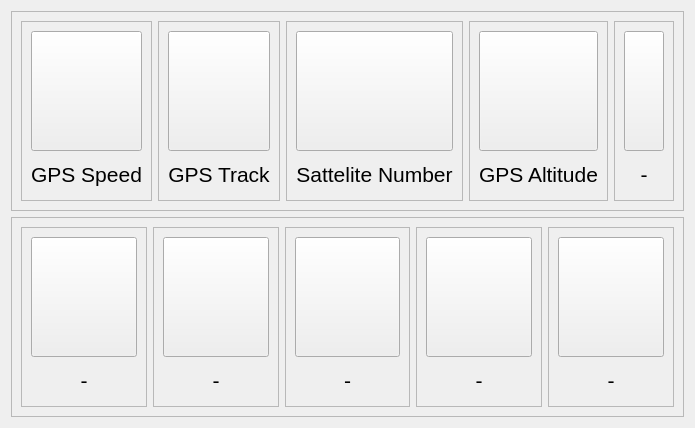
         <widget class="QWidget" name="mainChartsContainer_3" native="true">
          <property name="sizePolicy">
           <sizepolicy hsizetype="Preferred" vsizetype="Preferred">
            <horstretch>0</horstretch>
            <verstretch>0</verstretch>
           </sizepolicy>
          </property>
          <property name="font">
           <font>
            <pointsize>9</pointsize>
           </font>
          </property>
          <property name="layoutDirection">
           <enum>Qt::LeftToRight</enum>
          </property>
          <layout class="QVBoxLayout" name="verticalLayout_87">
           <item>
            <widget class="QFrame" name="frame_25">
             <property name="sizePolicy">
              <sizepolicy hsizetype="Preferred" vsizetype="Expanding">
               <horstretch>0</horstretch>
               <verstretch>0</verstretch>
              </sizepolicy>
             </property>
             <property name="frameShape">
              <enum>QFrame::StyledPanel</enum>
             </property>
             <property name="frameShadow">
              <enum>QFrame::Raised</enum>
             </property>
             <layout class="QHBoxLayout" name="horizontalLayout_52">
              <item>
               <widget class="QFrame" name="frame_26">
                <property name="sizePolicy">
                 <sizepolicy hsizetype="Preferred" vsizetype="Expanding">
                  <horstretch>0</horstretch>
                  <verstretch>0</verstretch>
                 </sizepolicy>
                </property>
                <property name="minimumSize">
                 <size>
                  <width>50</width>
                  <height>180</height>
                 </size>
                </property>
                <property name="frameShape">
                 <enum>QFrame::StyledPanel</enum>
                </property>
                <property name="frameShadow">
                 <enum>QFrame::Raised</enum>
                </property>
                <layout class="QVBoxLayout" name="verticalLayout_88">
                 <item>
                  <widget class="QPushButton" name="gpsSpeedBtn">
                   <property name="minimumSize">
                    <size>
                     <width>0</width>
                     <height>120</height>
                    </size>
                   </property>
                   <property name="text">
                    <string/>
                   </property>
                   <property name="icon">
                    <iconset resource="assets/resources.qrc">
                     <normaloff>:/icons/icons/yellow_pack/bar-chart-2.svg</normaloff>:/icons/icons/yellow_pack/bar-chart-2.svg</iconset>
                   </property>
                   <property name="iconSize">
                    <size>
                     <width>100</width>
                     <height>100</height>
                    </size>
                   </property>
                  </widget>
                 </item>
                 <item>
                  <widget class="QLabel" name="label_41">
                   <property name="font">
                    <font>
                     <pointsize>16</pointsize>
                    </font>
                   </property>
                   <property name="text">
                    <string>GPS Speed</string>
                   </property>
                   <property name="alignment">
                    <set>Qt::AlignCenter</set>
                   </property>
                  </widget>
                 </item>
                </layout>
               </widget>
              </item>
              <item>
               <widget class="QFrame" name="frame_27">
                <property name="frameShape">
                 <enum>QFrame::StyledPanel</enum>
                </property>
                <property name="frameShadow">
                 <enum>QFrame::Raised</enum>
                </property>
                <layout class="QVBoxLayout" name="verticalLayout_89">
                 <item>
                  <widget class="QPushButton" name="gpsTrackBtn">
                   <property name="minimumSize">
                    <size>
                     <width>0</width>
                     <height>120</height>
                    </size>
                   </property>
                   <property name="text">
                    <string/>
                   </property>
                   <property name="icon">
                    <iconset resource="assets/resources.qrc">
                     <normaloff>:/icons/icons/yellow_pack/bar-chart-2.svg</normaloff>:/icons/icons/yellow_pack/bar-chart-2.svg</iconset>
                   </property>
                   <property name="iconSize">
                    <size>
                     <width>100</width>
                     <height>100</height>
                    </size>
                   </property>
                  </widget>
                 </item>
                 <item>
                  <widget class="QLabel" name="label_42">
                   <property name="font">
                    <font>
                     <pointsize>16</pointsize>
                    </font>
                   </property>
                   <property name="text">
                    <string>GPS Track</string>
                   </property>
                   <property name="alignment">
                    <set>Qt::AlignCenter</set>
                   </property>
                  </widget>
                 </item>
                </layout>
               </widget>
              </item>
              <item>
               <widget class="QFrame" name="frame_28">
                <property name="frameShape">
                 <enum>QFrame::StyledPanel</enum>
                </property>
                <property name="frameShadow">
                 <enum>QFrame::Raised</enum>
                </property>
                <layout class="QVBoxLayout" name="verticalLayout_90">
                 <item>
                  <widget class="QPushButton" name="satNumBtn">
                   <property name="minimumSize">
                    <size>
                     <width>0</width>
                     <height>120</height>
                    </size>
                   </property>
                   <property name="text">
                    <string/>
                   </property>
                   <property name="icon">
                    <iconset resource="assets/resources.qrc">
                     <normaloff>:/icons/icons/yellow_pack/bar-chart-2.svg</normaloff>:/icons/icons/yellow_pack/bar-chart-2.svg</iconset>
                   </property>
                   <property name="iconSize">
                    <size>
                     <width>100</width>
                     <height>100</height>
                    </size>
                   </property>
                  </widget>
                 </item>
                 <item>
                  <widget class="QLabel" name="label_43">
                   <property name="font">
                    <font>
                     <pointsize>16</pointsize>
                    </font>
                   </property>
                   <property name="text">
                    <string>Sattelite Number</string>
                   </property>
                   <property name="alignment">
                    <set>Qt::AlignCenter</set>
                   </property>
                  </widget>
                 </item>
                </layout>
               </widget>
              </item>
              <item>
               <widget class="QFrame" name="frame_29">
                <property name="frameShape">
                 <enum>QFrame::StyledPanel</enum>
                </property>
                <property name="frameShadow">
                 <enum>QFrame::Raised</enum>
                </property>
                <layout class="QVBoxLayout" name="verticalLayout_91">
                 <item>
                  <widget class="QPushButton" name="gpsAltBtn">
                   <property name="minimumSize">
                    <size>
                     <width>0</width>
                     <height>120</height>
                    </size>
                   </property>
                   <property name="text">
                    <string/>
                   </property>
                   <property name="icon">
                    <iconset resource="assets/resources.qrc">
                     <normaloff>:/icons/icons/yellow_pack/bar-chart-2.svg</normaloff>:/icons/icons/yellow_pack/bar-chart-2.svg</iconset>
                   </property>
                   <property name="iconSize">
                    <size>
                     <width>100</width>
                     <height>100</height>
                    </size>
                   </property>
                  </widget>
                 </item>
                 <item>
                  <widget class="QLabel" name="label_44">
                   <property name="font">
                    <font>
                     <pointsize>16</pointsize>
                    </font>
                   </property>
                   <property name="text">
                    <string>GPS Altitude</string>
                   </property>
                   <property name="alignment">
                    <set>Qt::AlignCenter</set>
                   </property>
                  </widget>
                 </item>
                </layout>
               </widget>
              </item>
              <item>
               <widget class="QFrame" name="frame_30">
                <property name="frameShape">
                 <enum>QFrame::StyledPanel</enum>
                </property>
                <property name="frameShadow">
                 <enum>QFrame::Raised</enum>
                </property>
                <layout class="QVBoxLayout" name="verticalLayout_92">
                 <item>
                  <widget class="QPushButton" name="voidBtn2">
                   <property name="minimumSize">
                    <size>
                     <width>0</width>
                     <height>120</height>
                    </size>
                   </property>
                   <property name="text">
                    <string/>
                   </property>
                   <property name="icon">
                    <iconset resource="assets/resources.qrc">
                     <normaloff>:/icons/icons/yellow_pack/bar-chart-2.svg</normaloff>:/icons/icons/yellow_pack/bar-chart-2.svg</iconset>
                   </property>
                   <property name="iconSize">
                    <size>
                     <width>100</width>
                     <height>100</height>
                    </size>
                   </property>
                  </widget>
                 </item>
                 <item>
                  <widget class="QLabel" name="label_45">
                   <property name="font">
                    <font>
                     <pointsize>16</pointsize>
                    </font>
                   </property>
                   <property name="text">
                    <string>-</string>
                   </property>
                   <property name="alignment">
                    <set>Qt::AlignCenter</set>
                   </property>
                  </widget>
                 </item>
                </layout>
               </widget>
              </item>
             </layout>
            </widget>
           </item>
           <item>
            <widget class="QFrame" name="frame_31">
             <property name="sizePolicy">
              <sizepolicy hsizetype="Preferred" vsizetype="Expanding">
               <horstretch>0</horstretch>
               <verstretch>0</verstretch>
              </sizepolicy>
             </property>
             <property name="frameShape">
              <enum>QFrame::StyledPanel</enum>
             </property>
             <property name="frameShadow">
              <enum>QFrame::Raised</enum>
             </property>
             <layout class="QHBoxLayout" name="horizontalLayout_53">
              <item>
               <widget class="QFrame" name="frame_32">
                <property name="frameShape">
                 <enum>QFrame::StyledPanel</enum>
                </property>
                <property name="frameShadow">
                 <enum>QFrame::Raised</enum>
                </property>
                <layout class="QVBoxLayout" name="verticalLayout_93">
                 <item>
                  <widget class="QPushButton" name="voidBtn3">
                   <property name="minimumSize">
                    <size>
                     <width>0</width>
                     <height>120</height>
                    </size>
                   </property>
                   <property name="text">
                    <string/>
                   </property>
                   <property name="icon">
                    <iconset resource="assets/resources.qrc">
                     <normaloff>:/icons/icons/yellow_pack/bar-chart-2.svg</normaloff>:/icons/icons/yellow_pack/bar-chart-2.svg</iconset>
                   </property>
                   <property name="iconSize">
                    <size>
                     <width>100</width>
                     <height>100</height>
                    </size>
                   </property>
                  </widget>
                 </item>
                 <item>
                  <widget class="QLabel" name="label_46">
                   <property name="font">
                    <font>
                     <pointsize>16</pointsize>
                    </font>
                   </property>
                   <property name="text">
                    <string>-</string>
                   </property>
                   <property name="alignment">
                    <set>Qt::AlignCenter</set>
                   </property>
                  </widget>
                 </item>
                </layout>
               </widget>
              </item>
              <item>
               <widget class="QFrame" name="frame_33">
                <property name="frameShape">
                 <enum>QFrame::StyledPanel</enum>
                </property>
                <property name="frameShadow">
                 <enum>QFrame::Raised</enum>
                </property>
                <layout class="QVBoxLayout" name="verticalLayout_94">
                 <item>
                  <widget class="QPushButton" name="voidBtn4">
                   <property name="minimumSize">
                    <size>
                     <width>0</width>
                     <height>120</height>
                    </size>
                   </property>
                   <property name="text">
                    <string/>
                   </property>
                   <property name="icon">
                    <iconset resource="assets/resources.qrc">
                     <normaloff>:/icons/icons/yellow_pack/bar-chart-2.svg</normaloff>:/icons/icons/yellow_pack/bar-chart-2.svg</iconset>
                   </property>
                   <property name="iconSize">
                    <size>
                     <width>100</width>
                     <height>100</height>
                    </size>
                   </property>
                  </widget>
                 </item>
                 <item>
                  <widget class="QLabel" name="label_47">
                   <property name="font">
                    <font>
                     <pointsize>16</pointsize>
                    </font>
                   </property>
                   <property name="text">
                    <string>-</string>
                   </property>
                   <property name="alignment">
                    <set>Qt::AlignCenter</set>
                   </property>
                  </widget>
                 </item>
                </layout>
               </widget>
              </item>
              <item>
               <widget class="QFrame" name="frame_34">
                <property name="minimumSize">
                 <size>
                  <width>0</width>
                  <height>180</height>
                 </size>
                </property>
                <property name="frameShape">
                 <enum>QFrame::StyledPanel</enum>
                </property>
                <property name="frameShadow">
                 <enum>QFrame::Raised</enum>
                </property>
                <layout class="QVBoxLayout" name="verticalLayout_95">
                 <item>
                  <widget class="QPushButton" name="voidBtn5">
                   <property name="minimumSize">
                    <size>
                     <width>0</width>
                     <height>120</height>
                    </size>
                   </property>
                   <property name="text">
                    <string/>
                   </property>
                   <property name="icon">
                    <iconset resource="assets/resources.qrc">
                     <normaloff>:/icons/icons/yellow_pack/bar-chart-2.svg</normaloff>:/icons/icons/yellow_pack/bar-chart-2.svg</iconset>
                   </property>
                   <property name="iconSize">
                    <size>
                     <width>100</width>
                     <height>100</height>
                    </size>
                   </property>
                  </widget>
                 </item>
                 <item>
                  <widget class="QLabel" name="label_48">
                   <property name="font">
                    <font>
                     <pointsize>16</pointsize>
                    </font>
                   </property>
                   <property name="text">
                    <string>-</string>
                   </property>
                   <property name="alignment">
                    <set>Qt::AlignCenter</set>
                   </property>
                  </widget>
                 </item>
                </layout>
               </widget>
              </item>
              <item>
               <widget class="QFrame" name="frame_35">
                <property name="frameShape">
                 <enum>QFrame::StyledPanel</enum>
                </property>
                <property name="frameShadow">
                 <enum>QFrame::Raised</enum>
                </property>
                <layout class="QVBoxLayout" name="verticalLayout_96">
                 <item>
                  <widget class="QPushButton" name="voidBtn6">
                   <property name="minimumSize">
                    <size>
                     <width>0</width>
                     <height>120</height>
                    </size>
                   </property>
                   <property name="text">
                    <string/>
                   </property>
                   <property name="icon">
                    <iconset resource="assets/resources.qrc">
                     <normaloff>:/icons/icons/yellow_pack/bar-chart-2.svg</normaloff>:/icons/icons/yellow_pack/bar-chart-2.svg</iconset>
                   </property>
                   <property name="iconSize">
                    <size>
                     <width>100</width>
                     <height>100</height>
                    </size>
                   </property>
                  </widget>
                 </item>
                 <item>
                  <widget class="QLabel" name="label_49">
                   <property name="font">
                    <font>
                     <pointsize>16</pointsize>
                    </font>
                   </property>
                   <property name="text">
                    <string>-</string>
                   </property>
                   <property name="alignment">
                    <set>Qt::AlignCenter</set>
                   </property>
                  </widget>
                 </item>
                </layout>
               </widget>
              </item>
              <item>
               <widget class="QFrame" name="frame_36">
                <property name="frameShape">
                 <enum>QFrame::StyledPanel</enum>
                </property>
                <property name="frameShadow">
                 <enum>QFrame::Raised</enum>
                </property>
                <layout class="QVBoxLayout" name="verticalLayout_97">
                 <item>
                  <widget class="QPushButton" name="voidBtn7">
                   <property name="minimumSize">
                    <size>
                     <width>0</width>
                     <height>120</height>
                    </size>
                   </property>
                   <property name="text">
                    <string/>
                   </property>
                   <property name="icon">
                    <iconset resource="assets/resources.qrc">
                     <normaloff>:/icons/icons/yellow_pack/bar-chart-2.svg</normaloff>:/icons/icons/yellow_pack/bar-chart-2.svg</iconset>
                   </property>
                   <property name="iconSize">
                    <size>
                     <width>100</width>
                     <height>100</height>
                    </size>
                   </property>
                  </widget>
                 </item>
                 <item>
                  <widget class="QLabel" name="label_50">
                   <property name="font">
                    <font>
                     <pointsize>16</pointsize>
                    </font>
                   </property>
                   <property name="text">
                    <string>-</string>
                   </property>
                   <property name="alignment">
                    <set>Qt::AlignCenter</set>
                   </property>
                  </widget>
                 </item>
                </layout>
               </widget>
              </item>
             </layout>
            </widget>
           </item>
          </layout>
         </widget>
